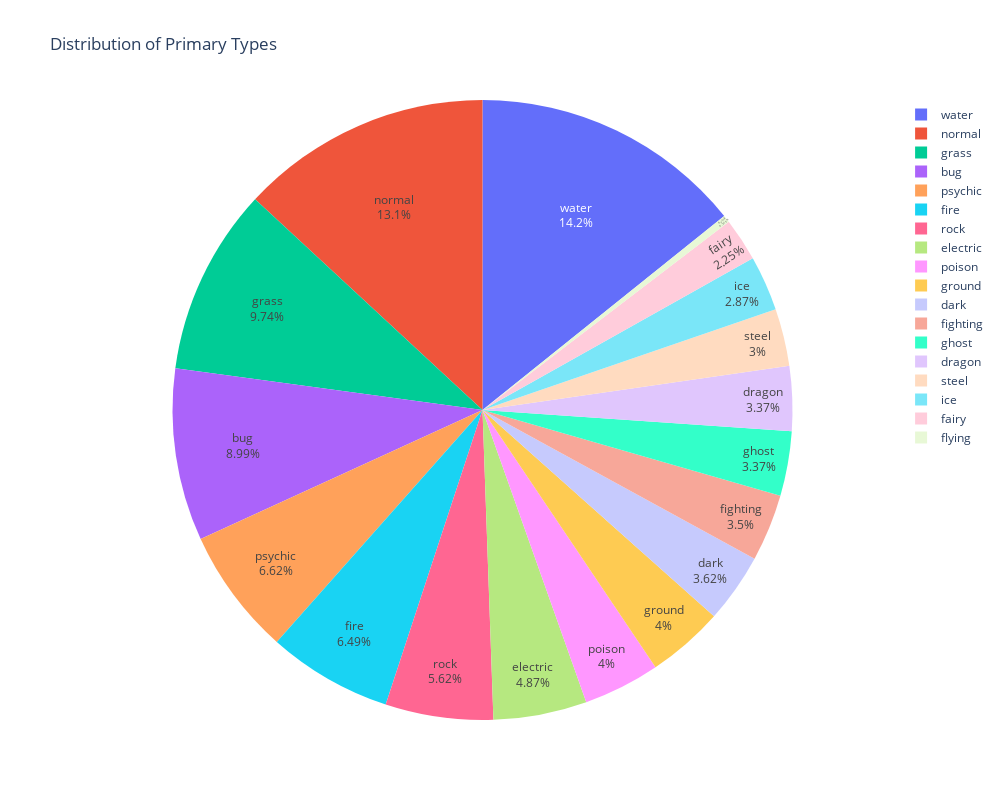
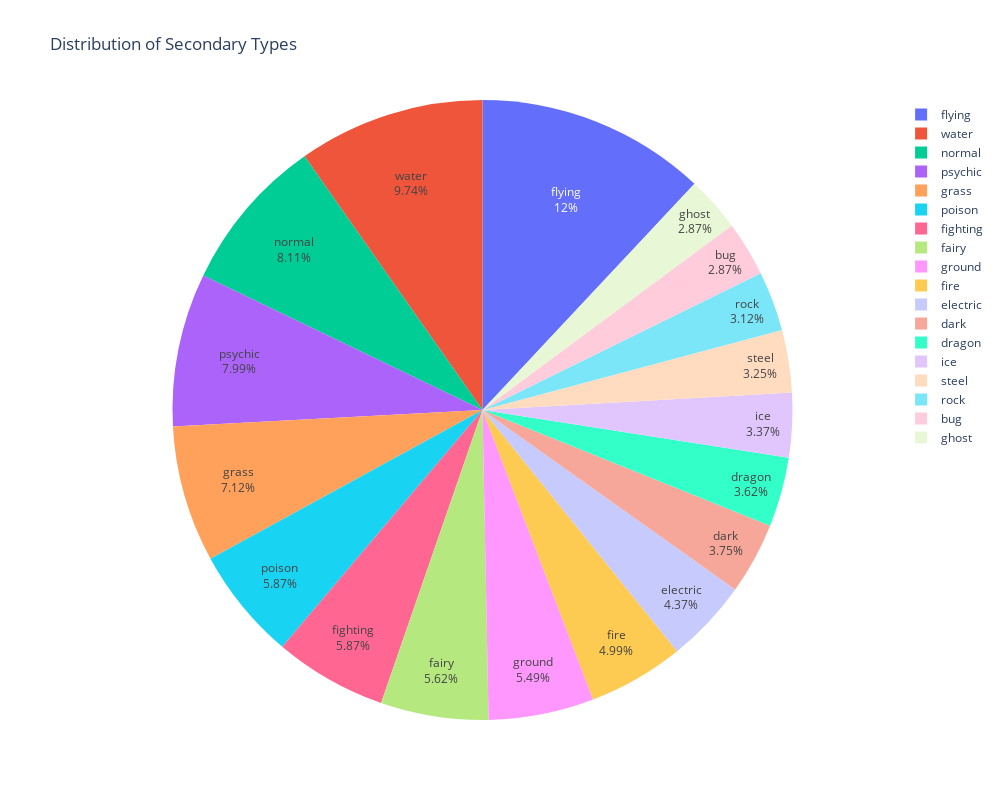

The code cell stored with these charts, in order, in its notebook:
### Markdown cell above
### 2. Distribution of Primary and Secondary Types of pokemon

### Code cell
# Đếm số lượng Pokémon theo loại chính
primary_type_counts = df['primary type'].value_counts()

# Tạo biểu đồ tròn
fig = go.Figure(data=[go.Pie(
    labels=primary_type_counts.index,
    values=primary_type_counts,
    hoverinfo='label+value+percent',  # Hiện thị nhãn, số lượng và phần trăm
    textinfo='label+percent',  # Hiển thị nhãn và phần trăm trên biểu đồ
    textposition='inside'  # Đặt vị trí của văn bản bên trong biểu đồ
)])


# Cài đặt tiêu đề cho biểu đồ và kích thước
fig.update_layout(
    title_text='Distribution of Primary Types',
    showlegend=True,  # Hiển thị chú giải
    height=800,      # Chiều cao
    width=1000       # Chiều rộng
)
# Hiển thị biểu đồ
fig.show()




# Đếm số lượng Pokémon theo loại chính
secondary_type_counts = df['secondary type'].value_counts()

# Tạo biểu đồ tròn
fig = go.Figure(data=[go.Pie(
    labels=secondary_type_counts.index,
    values=secondary_type_counts,
    hoverinfo='label+value+percent',  # Hiện thị nhãn, số lượng và phần trăm
    textinfo='label+percent',  # Hiển thị nhãn và phần trăm trên biểu đồ
    textposition='inside'  # Đặt vị trí của văn bản bên trong biểu đồ
)])


# Cài đặt tiêu đề cho biểu đồ và kích thước
fig.update_layout(
    title_text='Distribution of Secondary Types',
    showlegend=True,  # Hiển thị chú giải
    height=800,      # Chiều cao
    width=1000       # Chiều rộng
)
# Hiển thị biểu đồ
fig.show()

### Figure 1 — Plotly figure (JSON) as saved in the notebook; plotly's stock layout.template omitted (floating-point values rounded to 4 significant figures)
{"data": [{"hoverinfo": "label+value+percent", "labels": ["water", "normal", "grass", "bug", "psychic", "fire", "rock", "electric", "poison", "ground", "dark", "fighting", "ghost", "dragon", "steel", "ice", "fairy", "flying"], "textinfo": "label+percent", "textposition": "inside", "type": "pie", "values": [114, 105, 78, 72, 53, 52, 45, 39, 32, 32, 29, 28, 27, 27, 24, 23, 18, 3]}], "layout": {"height": 800, "showlegend": true, "title": {"text": "Distribution of Primary Types"}, "width": 1000}}

### Figure 2 — Plotly figure (JSON) as saved in the notebook; plotly's stock layout.template omitted (floating-point values rounded to 4 significant figures)
{"data": [{"hoverinfo": "label+value+percent", "labels": ["flying", "water", "normal", "psychic", "grass", "poison", "fighting", "fairy", "ground", "fire", "electric", "dark", "dragon", "ice", "steel", "rock", "bug", "ghost"], "textinfo": "label+percent", "textposition": "inside", "type": "pie", "values": [96, 78, 65, 64, 57, 47, 47, 45, 44, 40, 35, 30, 29, 27, 26, 25, 23, 23]}], "layout": {"height": 800, "showlegend": true, "title": {"text": "Distribution of Secondary Types"}, "width": 1000}}
